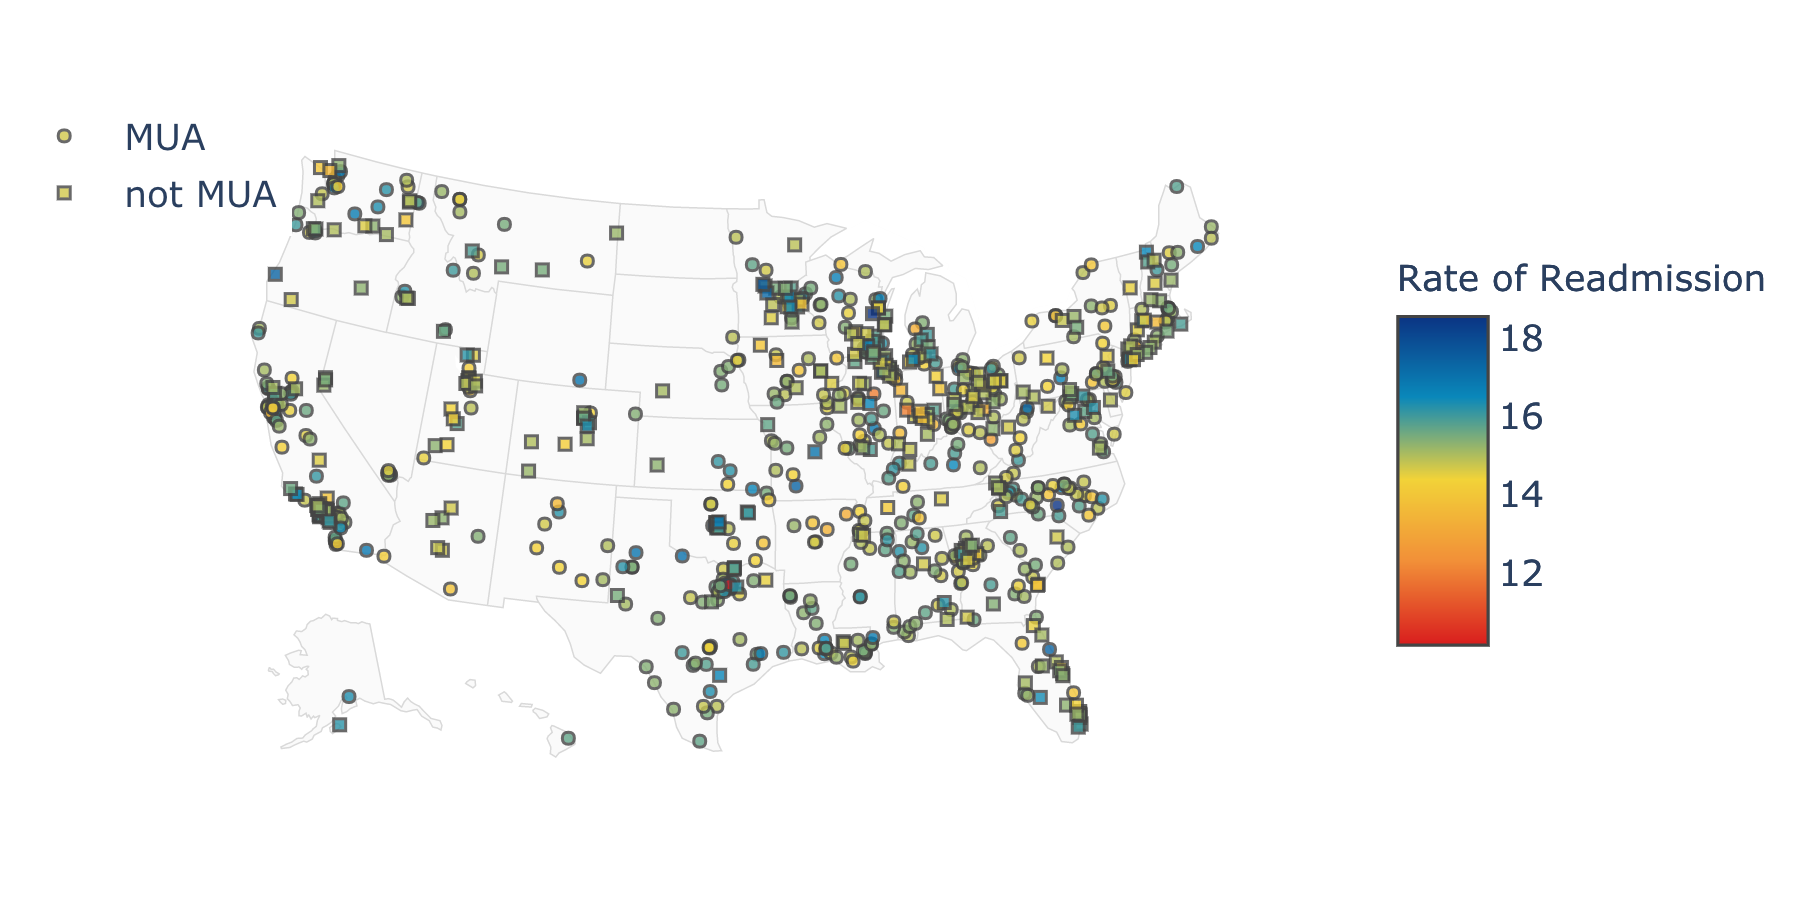

Write the Python code that produced this figure.
from healthcare_quality.clean_data import merged_df
import plotly.graph_objects as go
import plotly.offline as pyo

location_df=merged_df[merged_df['location'].notnull()].reset_index()

for i, row in location_df.iterrows():
    location_df.loc[i,'lat']=row['location']['coordinates'][1]
    location_df.loc[i,'lon']=row['location']['coordinates'][0]


location_df['state']=location_df['state'].astype('object')

fig=go.Figure()
datayes=location_df[location_df['is-MUA?']=='Yes']
datano=location_df[location_df['is-MUA?']=='No']
fig.add_trace(go.Scattergeo(
        locationmode = 'USA-states',
        lon = datayes.lon,
        lat = datayes.lat,    
        name='MUA',
        hoverinfo="text",
        text = datayes.facility_name + ' <br> ' + datayes.city + ' , ' + datayes.state,
        mode = 'markers',
        marker = dict(
            size = 4,
            opacity = 0.8,
            reversescale = True,
            autocolorscale = False,
            symbol = 'circle',
            line = dict(
                width=1,
                color='rgba(102, 102, 102)'
            ),
            colorscale = 'Portland',
            cmin=0,
            color = location_df['rate_of_readmission'],
            colorbar= dict(len=0.5, title="Rate of Readmission"))))
fig.add_trace(go.Scattergeo(
        locationmode = 'USA-states',
        lon = datano.lon,
        lat = datano.lat,
        name='not MUA', 
        hoverinfo="text",
        text = datano.facility_name + ' <br> ' + datano.city + ' , ' + datano.state,
        mode = 'markers',
        marker = dict(
            size = 4,
            opacity = 0.8,
            reversescale = True,
            autocolorscale = False,
            symbol = 'square',
            line = dict(
                width=1,
                color='rgba(102, 102, 102)'
            ),
            colorscale = 'Portland',
            cmin=0,
            color = location_df['rate_of_readmission'],
            colorbar= dict(len=0.5, title="Rate of Readmission"))))
fig.update_layout(
    legend=dict(x=-.1, y=.9),
    autosize=False,
    width=600, height=250,
    margin=go.layout.Margin(
        l=1,r=1,b=1,t=1, pad=0
    ),
        geo = dict(
            scope='usa',
            projection_type='albers usa',
            showland = True,
            landcolor = "rgb(250, 250, 250)",
            subunitcolor = "rgb(217, 217, 217)",
            countrycolor = "rgb(217, 217, 217)",
            countrywidth = .5,
            subunitwidth = .5
        ),
    )


fig.show()


fig.write_image('healthcare_quality/plots/map.png', width=600, height= 300, scale=3)
